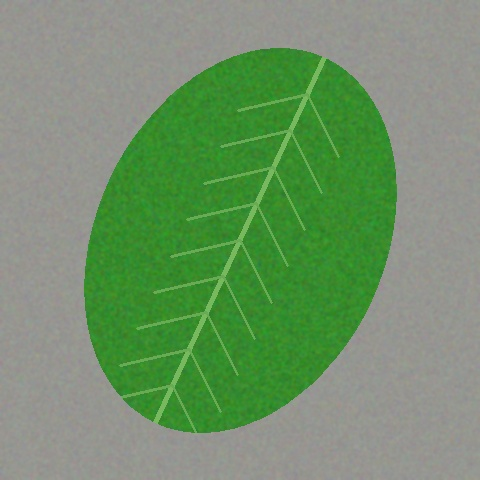
#> input picture sample_images/1_healthy_leaf.jpg, 480 x 480 px
$ python -i segment.py   (imports and definitions only)   (older library calls are emulated)
#> lines starting #> are read from the running program, lines starting #| are printed output that depends on the picture; after the words box and inside, x2 and y2 are one past the last pixel; in counts of white or black regions, pixels touching at a corner belong together
### leafguard/quality_gate.py
"""Gate 1: is the photo itself usable? (blur, darkness, glare, finger over lens, blank)."""
import cv2
import numpy as np


def resize_max(img, max_side=512):
    h, w = img.shape[:2]
    scale = max_side / max(h, w)
    if scale >= 1:
        return img
    return cv2.resize(img, (int(w * scale), int(h * scale)), interpolation=cv2.INTER_AREA)


def _check(name, passed, value, tip):
    return {"gate": "quality", "name": name, "passed": bool(passed), "value": value, "tip": tip}


# [61 lines left out: functions skin_mask, finger_blob, check_quality, not called in this run]

### leafguard/segment.py
"""Find the leaf, and build a 'leaf only' copy of the photo with the background removed.

Removing the background is what defeats the "healthy leaf on a sick leaf's table" trick:
the model can no longer use the table, tray or soil as a shortcut.
"""
import cv2
import numpy as np

from .quality_gate import resize_max


def plant_mask(rgb):
    """Pixels that look like plant tissue: green, yellow-green, yellow and brown-ish lesions."""
    hsv = cv2.cvtColor(rgb, cv2.COLOR_RGB2HSV)
    h, s, v = hsv[..., 0].astype(int), hsv[..., 1].astype(int), hsv[..., 2].astype(int)
    green = (h >= 30) & (h <= 90) & (s >= 40) & (v >= 30)
    yellow_brown = (h >= 12) & (h < 30) & (s >= 70) & (v >= 40)
    r, g, b = [rgb[..., i].astype(int) for i in range(3)]
    exg = 2 * g - r - b > 25  # excess-green index, robust to lighting
    return ((green | yellow_brown | exg).astype(np.uint8)) * 255, green


def _largest_components(mask, min_frac=0.01):
    """Keep ONLY the main leaf: the big region nearest the centre of the photo (people centre the
    leaf they are asking about). Other leaves lying around - e.g. sick leaves on the table - are
    NOT counted as the leaf, so disease found on them is ignored."""
    n, labels, stats, cents = cv2.connectedComponentsWithStats(mask)
    if n <= 1:
        return mask * 0
    h, w = mask.shape
    total = h * w
    diag = np.hypot(h, w) / 2
    best, best_score = None, 0.0
    for i in range(1, n):
        area = stats[i, cv2.CC_STAT_AREA]
        if area / total < min_frac:
            continue
        cx, cy = cents[i]
        x, y, bw, bh = stats[i, :4]
        covers_centre = x <= w / 2 <= x + bw and y <= h / 2 <= y + bh
        centrality = 1.0 if covers_centre else max(0.05, 1 - np.hypot(cx - w / 2, cy - h / 2) / diag)
        score = area * centrality ** 2
        if score > best_score:
            best, best_score = i, score
    out = np.zeros_like(mask)
    if best is not None:
        out[labels == best] = 255
    return out


def _fill_holes(mask):
    """Dark disease spots inside the leaf are part of the leaf, so fill interior holes."""
    contours, _ = cv2.findContours(mask, cv2.RETR_EXTERNAL, cv2.CHAIN_APPROX_SIMPLE)
    filled = np.zeros_like(mask)
    cv2.drawContours(filled, contours, -1, 255, thickness=cv2.FILLED)
    return filled


def leaf_mask(rgb):
    """Return (mask 0/255 at full size, leaf area fraction)."""
    H, W = rgb.shape[:2]
    small = resize_max(rgb, 384)
    raw, green = plant_mask(small)
    k = max(3, small.shape[0] // 60) | 1
    kernel = np.ones((k, k), np.uint8)
    # Start from the GREEN core of the leaf. Brown/yellow pixels only count when they touch
    # that core, so a brown table or soil is never mistaken for a diseased leaf.
    r, g, b = [small[..., i].astype(int) for i in range(3)]
    core = (green | (2 * g - r - b > 25)).astype(np.uint8) * 255
    core = cv2.morphologyEx(core, cv2.MORPH_CLOSE, kernel, iterations=2)
    core = cv2.morphologyEx(core, cv2.MORPH_OPEN, np.ones((3, 3), np.uint8))
    core = _fill_holes(_largest_components(core))
    near_core = cv2.dilate(core, kernel, iterations=2) > 0
    m = core.copy()
    m[(raw > 0) & near_core] = 255
    m = cv2.morphologyEx(m, cv2.MORPH_CLOSE, kernel)
    m = _fill_holes(_largest_components(m))

    frac = m.mean() / 255
    if 0.02 < frac < 0.97:  # refine edges with GrabCut
        try:
            gc = np.full(m.shape, cv2.GC_PR_BGD, np.uint8)
            gc[m > 0] = cv2.GC_PR_FGD
            core = cv2.erode(m, np.ones((k, k), np.uint8), iterations=2)
            gc[core > 0] = cv2.GC_FGD
            far = cv2.dilate(m, np.ones((k * 3, k * 3), np.uint8)) == 0
            gc[far] = cv2.GC_BGD
            bgd, fgd = np.zeros((1, 65), np.float64), np.zeros((1, 65), np.float64)
            cv2.grabCut(cv2.cvtColor(small, cv2.COLOR_RGB2BGR), gc, None, bgd, fgd, 3,
                        cv2.GC_INIT_WITH_MASK)
            refined = np.where((gc == cv2.GC_FGD) | (gc == cv2.GC_PR_FGD), 255, 0).astype(np.uint8)
            refined = _fill_holes(_largest_components(refined))
            if refined.mean() / 255 > 0.5 * frac:  # sanity check
                m = refined
        except cv2.error:
            pass

    full = cv2.resize(m, (W, H), interpolation=cv2.INTER_NEAREST)
    return full, float(full.mean() / 255)


def leaf_only(rgb, mask, bg_color=(128, 128, 128), pad=0.08):
    """Crop to the leaf and paint everything that is not leaf in a neutral colour.
    Returns (leaf_only_image, its_mask)."""
    if mask.max() == 0:
        return rgb.copy(), mask.copy()
    soft = cv2.GaussianBlur(mask, (5, 5), 0).astype(np.float32)[..., None] / 255
    bg = np.empty_like(rgb)
    bg[:] = np.array(bg_color, dtype=np.uint8)
    out = (rgb * soft + bg * (1 - soft)).astype(np.uint8)
    ys, xs = np.where(mask > 0)
    H, W = mask.shape
    y0, y1, x0, x1 = ys.min(), ys.max(), xs.min(), xs.max()
    side = max(y1 - y0, x1 - x0) * (1 + 2 * pad)
    cy, cx = (y0 + y1) / 2, (x0 + x1) / 2
    y0, y1 = int(max(0, cy - side / 2)), int(min(H, cy + side / 2))
    x0, x1 = int(max(0, cx - side / 2)), int(min(W, cx + side / 2))
    return out[y0:y1, x0:x1], mask[y0:y1, x0:x1]

>>> import cv2
>>> picture = cv2.cvtColor(cv2.imread('../sample_images/1_healthy_leaf.jpg'), cv2.COLOR_BGR2RGB)
>>> result = leaf_mask(picture)
#> in plant_mask, `hsv = cv2.cvtColor(rgb, cv2.COLOR_RGB2HSV)`: hsv: shape (384, 384, 3); mean H, S, V 43.5, 74.2, 147
#> in plant_mask, `h, s, v = hsv[..., 0].astype(int), hsv[..., 1].astype(int), hsv[..., 2..`:
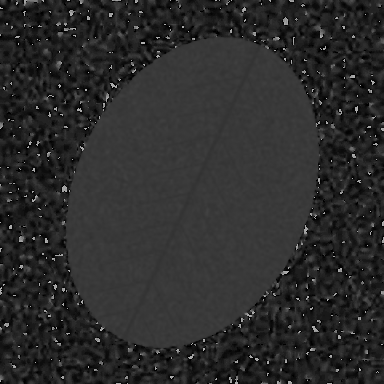
#> h: shape (384, 384) int64; min 0, max 177, mean 43.5
#> in plant_mask, `h, s, v = hsv[..., 0].astype(int), hsv[..., 1].astype(int), hsv[..., 2..`:
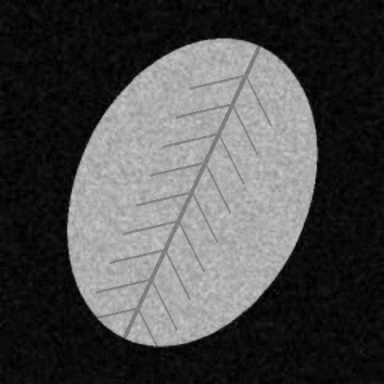
#> s: shape (384, 384) int64; min 0, max 205, mean 74.2
#> in plant_mask, `green = (h >= 30) & (h <= 90) & (s >= 40) & (v >= 30)`:
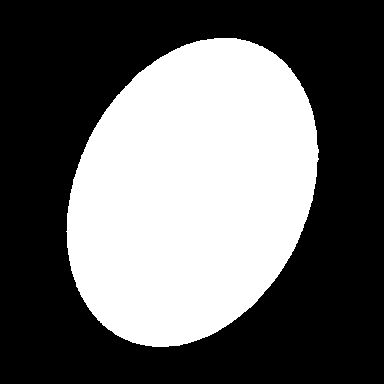
#> green: shape (384, 384) bool; 40.1% white; 1 white region, box (x1, y1, x2, y2) and area: (66, 38, 319, 347) 59071
#> in plant_mask, `yellow_brown = (h >= 12) & (h < 30) & (s >= 70) & (v >= 40)`: yellow_brown: shape (384, 384) bool; every value is 0
#> in plant_mask, `exg = 2 * g - r - b > 25`:
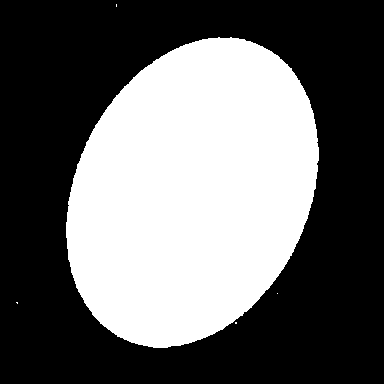
#> exg: shape (384, 384) bool; 40.3% white; 5 white regions (4 under 20 px), largest, box (x1, y1, x2, y2) and area: (66, 37, 319, 348) 59406
#> in leaf_mask, `core = cv2.morphologyEx(core, cv2.MORPH_CLOSE, kernel, iterations=2)`: core: shape (384, 384); 40.4% white; 4 white regions (3 under 20 px), largest, box (x1, y1, x2, y2) and area: (66, 37, 319, 348) 59500
#> in leaf_mask, `core = cv2.morphologyEx(core, cv2.MORPH_OPEN, np.ones((3, 3), np.uint8))`: core: shape (384, 384); 40.4% white; 1 white region, box (x1, y1, x2, y2) and area: (66, 37, 319, 348) 59500
#> in _largest_components, `n, labels, stats, cents = cv2.connectedComponentsWithStats(mask)`: labels: shape (384, 384) int32; values 0 (black) and 1 (white), 40.4% white; 1 white region
#> in _largest_components, `n, labels, stats, cents = cv2.connectedComponentsWithStats(mask)`: n = 2; stats = [[0, 0, 384, 384, 87956], [66, 37, 253, 311, 59500]]; cents = [[191.2, 191.1], [192, 192]]
#> the loop in _largest_components, `for i in range(1, n):` made 1 pass
#> (area, cx, cy, x, y, bw, bh, covers_centre) on pass 1: (59500, 192, 192, 66, 37, 253, 311, True)
#> after the loop in _largest_components, `for i in range(1, n):`: best = 1; best_score = 59500
#> in _fill_holes, `contours, _ = cv2.findContours(mask, cv2.RETR_EXTERNAL, cv2.CHAIN_APPR..`: contours = 1 contour; box (x1, y1, x2, y2) and area: (66, 37, 319, 348) 59090
#> in leaf_mask, `near_core = cv2.dilate(core, kernel, iterations=2) > 0`: near_core: shape (384, 384) bool; 45% white; 1 white region, box (x1, y1, x2, y2) and area: (60, 31, 325, 354) 66412
#> call 2 of _largest_components, with min_frac = 0.01
#> in _largest_components (call 2), `n, labels, stats, cents = cv2.connectedComponentsWithStats(mask)`:
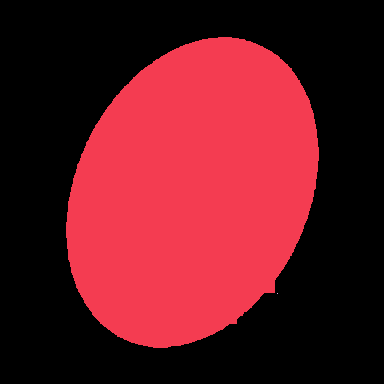
#> labels: shape (384, 384) int32; 3 distinct labels, from 0 to 2; one colour per label, 0 black
#> in _largest_components (call 2), `n, labels, stats, cents = cv2.connectedComponentsWithStats(mask)`: n = 3; stats = [[0, 0, 384, 384, 87955], [66, 37, 253, 311, 59500], [277, 293, 1, 1, 1]]; cents = [[191.2, 191.1], [192, 192], [277, 293]]
#> the loop in _largest_components (call 2), `for i in range(1, n):` made 2 passes
#> after the loop in _largest_components (call 2), `for i in range(1, n):`: best = 1; best_score = 59500
#> in leaf_mask, `frac = m.mean() / 255`: frac = 0.404
#> in leaf_mask, `core = cv2.erode(m, np.ones((k, k), np.uint8), iterations=2)`: core: shape (384, 384); 35.9% white; 1 white region, box (x1, y1, x2, y2) and area: (72, 43, 313, 342) 52876
#> in leaf_mask, `far = cv2.dilate(m, np.ones((k * 3, k * 3), np.uint8)) == 0`:
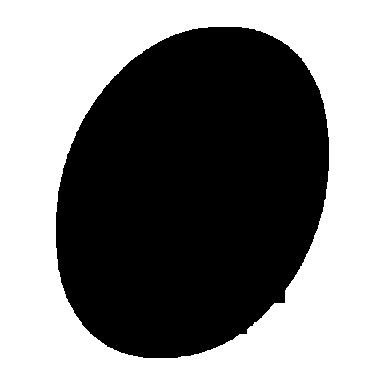
#> far: shape (384, 384) bool; 51.7% white; 1 black region, box (x1, y1, x2, y2) and area: (56, 27, 329, 358) 71180
#> in leaf_mask, `full = cv2.resize(m, (W, H), interpolation=cv2.INTER_NEAREST)`:
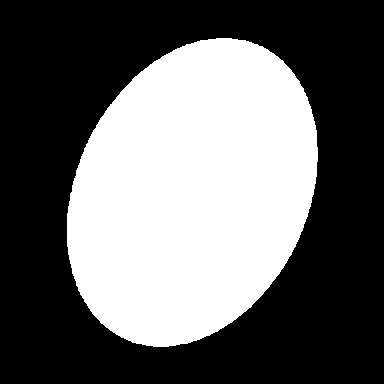
#> m: shape (384, 384); 39.9% white; 1 white region, box (x1, y1, x2, y2) and area: (67, 38, 318, 347) 58907

$ run again, on sample_images/1_powdery_mildew_thumb.jpg
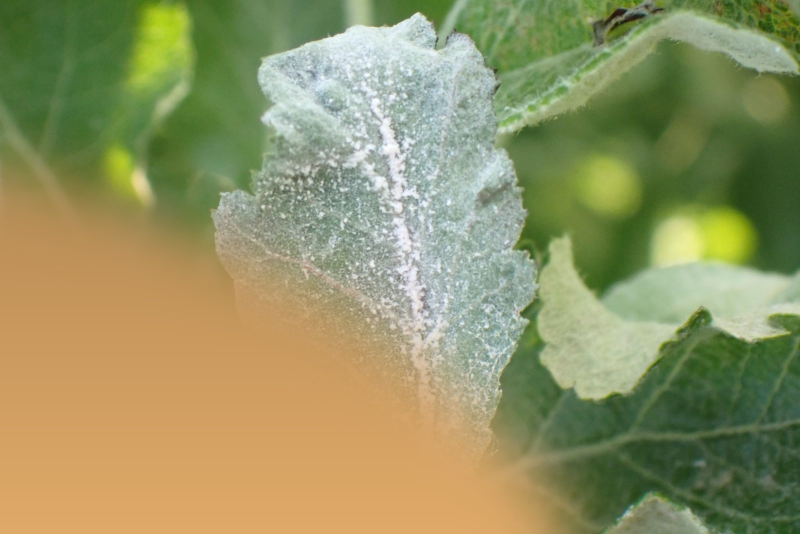
#> input picture sample_images/1_powdery_mildew_thumb.jpg, 1600 x 1068 px (shown at 1/2 size)
#> hsv: shape (256, 384, 3); mean H, S, V 40.8, 102.1, 162.4
#> green: shape (256, 384) bool; 47.9% white; 93 white regions (88 under 20 px), largest, box (x1, y1, x2, y2) and area: (0, 0, 384, 256) 46625, (150, 120, 167, 131) 94, (128, 113, 144, 124) 65, (125, 88, 135, 97) 34, (152, 81, 159, 87) 22
#> yellow_brown: shape (256, 384) bool; 32.9% white; 17 white regions (15 under 20 px), largest, box (x1, y1, x2, y2) and area: (0, 77, 279, 256) 32226, (363, 2, 370, 8) 24
#> exg: shape (256, 384) bool; 59.1% white; 79 black regions (68 under 20 px), largest, box (x1, y1, x2, y2) and area: (0, 7, 263, 256) 39204, (233, 95, 251, 123) 237, (143, 87, 158, 104) 87
#> raw: shape (256, 384); 89% white; 83 black regions (72 under 20 px), largest, box (x1, y1, x2, y2) and area: (103, 7, 246, 183) 9629, (212, 168, 238, 199) 292, (233, 95, 251, 123) 237
#> labels: shape (256, 384) int32; values 0 (black) and 1 (white), 64% white; 3 black regions
#> n = 2; stats = [[0, 13, 260, 243, 35371], [0, 0, 384, 256, 62933]]; cents = [[118, 174.5], [232.8, 101.1]]
#> the loop in _largest_components, `for i in range(1, n):` made 1 pass
#> (area, cx, cy, x, y, bw, bh, covers_centre) on pass 1: (62933, 232.8, 101.1, 0, 0, 384, 256, True)
#> after the loop in _largest_components, `for i in range(1, n):`: best = 1; best_score = 62933
#> contours = 1 contour; box (x1, y1, x2, y2) and area: (0, 0, 384, 256) 62389
#> filled: shape (256, 384); 64.3% white; 1 black region, box (x1, y1, x2, y2) and area: (0, 13, 260, 256) 35080
#> near_core: shape (256, 384) bool; 68.2% white; 1 black region, box (x1, y1, x2, y2) and area: (0, 17, 256, 256) 31272
#> in _largest_components (call 2), `n, labels, stats, cents = cv2.connectedComponentsWithStats(mask)`:
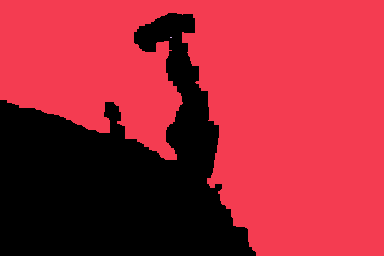
#> labels: shape (256, 384) int32; 3 distinct labels, from 0 to 2; one colour per label, 0 black
#> n = 3; stats = [[0, 13, 256, 243, 33523], [0, 0, 384, 256, 64779], [170, 37, 2, 1, 2]]; cents = [[116.3, 176.6], [230.4, 102.1], [170.5, 37]]
#> the loop in _largest_components (call 2), `for i in range(1, n):` made 2 passes
#> (area, cx, cy, x, y, bw, bh, covers_centre) on pass 1: (64779, 230.4, 102.1, 0, 0, 384, 256, True)
#> after the loop in _largest_components (call 2), `for i in range(1, n):`: best = 1; best_score = 64779
#> contours = 1 contour; box (x1, y1, x2, y2) and area: (0, 0, 384, 256) 63916
#> mask: shape (256, 384); 65.9% white; 1 black region, box (x1, y1, x2, y2) and area: (0, 13, 256, 256) 33525
#> frac = 0.659
#> far: shape (256, 384) bool; 27.2% white; 3 white regions, box (x1, y1, x2, y2) and area: (0, 91, 245, 256) 26285, (144, 21, 186, 42) 247, (174, 50, 192, 86) 202
#> in leaf_mask, `full = cv2.resize(m, (W, H), interpolation=cv2.INTER_NEAREST)`:
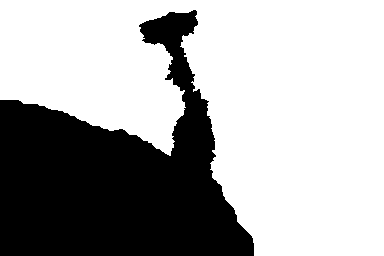
#> m: shape (256, 384); 66.1% white; 1 black region, box (x1, y1, x2, y2) and area: (0, 10, 254, 256) 33364
